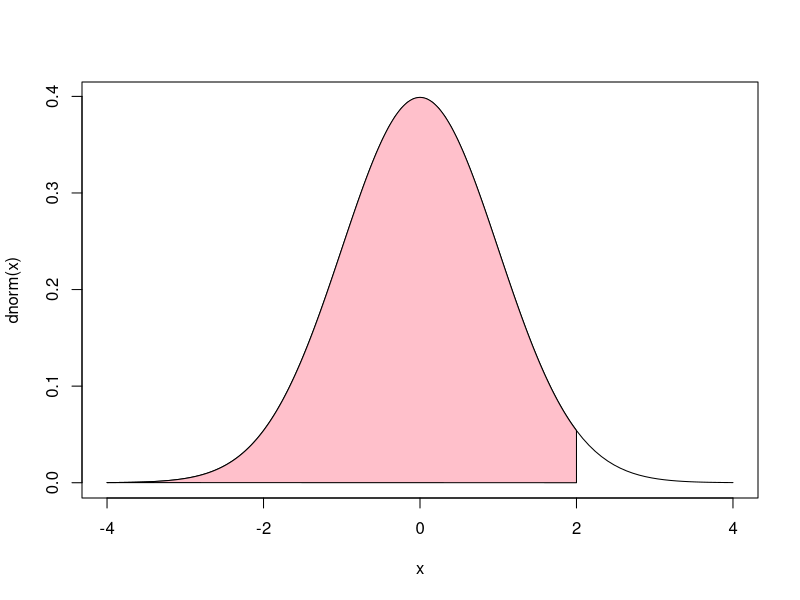
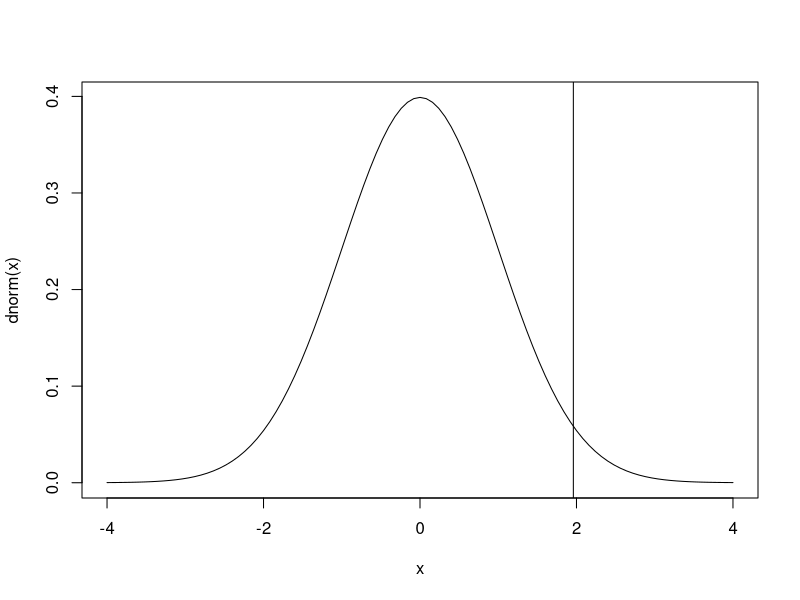

These charts were generated, in order, by the following R code:
# a) The following R commands and results are given:
# Specify which distributions are used and explain the resulting probabilities (preferably by a sketch).
pnorm(2)

pnorm(2, 1, 1)

pnorm(2, 1, 2)
# normal distribution
# The normal distribution function (or normal cumulated density function cdf). The
# found probabilities are
# • P(X ≤ 2) (or P(X < 2)) for X ∼ N(µ = 0, σ
# 2 = 1)
# • P(X ≤ 2) (or P(X < 2)) for X ∼ N(µ = 1, σ
# 2 = 1)
# • P(X ≤ 2) (or P(X < 2)) for X ∼ N(µ = 1, σ
# 2 = 4)
# A sketch for the first, P(Z ≤ 2) (using Z indicates that is follows the standard normal
# distribution N(0, 1)):
curve(dnorm, xlim = c(-4, 4))
xseq <- seq(-4, 2, len = 1000)
polygon(x = c(xseq, 2, xseq[1]),
        y = c(dnorm(xseq), 0, dnorm(xseq[1])),
        col = "pink")

# b) What is the result of the following command: qnorm(pnorm(2))?
qnorm(pnorm(2))
# gives the q qnorm and pnorm are each others inverse so the result is the same as the argument:

# c) The following R commands and results are given:
qnorm(0.975)
qnorm(0.975, 1, 1)
qnorm(0.975, 1, 2)
# State what the numbers represent in the three cases (preferably by a sketch).
# The 97.5% percentiles for
# • N(µ = 0, σ
# 2 = 1)
# • N(µ = 1, σ
# 2 = 1)
# • N(µ = 1, σ
# 2 = 4)
# A sketch for the first:
## Plot the standard normal distribution
curve(dnorm, xlim = c(-4, 4))
## Add a vertical line at the 0.975 quantile
abline(v = qnorm(0.975))
